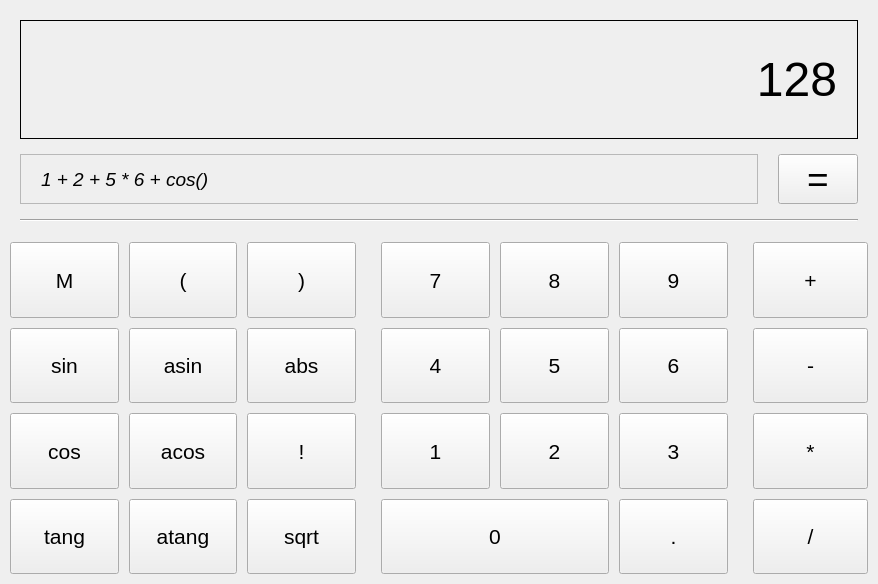
<?xml version="1.0" encoding="UTF-8"?>
<ui version="4.0">
 <class>Form</class>
 <widget class="QWidget" name="Form">
  <property name="windowModality">
   <enum>Qt::NonModal</enum>
  </property>
  <property name="enabled">
   <bool>true</bool>
  </property>
  <property name="geometry">
   <rect>
    <x>0</x>
    <y>0</y>
    <width>878</width>
    <height>584</height>
   </rect>
  </property>
  <property name="sizePolicy">
   <sizepolicy hsizetype="Preferred" vsizetype="Preferred">
    <horstretch>0</horstretch>
    <verstretch>0</verstretch>
   </sizepolicy>
  </property>
  <property name="font">
   <font>
    <pointsize>14</pointsize>
    <italic>false</italic>
   </font>
  </property>
  <property name="windowTitle">
   <string>Calculator - IVS</string>
  </property>
  <layout class="QGridLayout" name="gridLayout_6">
   <property name="leftMargin">
    <number>10</number>
   </property>
   <property name="topMargin">
    <number>10</number>
   </property>
   <property name="rightMargin">
    <number>10</number>
   </property>
   <property name="bottomMargin">
    <number>10</number>
   </property>
   <property name="spacing">
    <number>0</number>
   </property>
   <item row="0" column="0">
    <layout class="QGridLayout" name="gridLayout" rowstretch="2,3" columnstretch="3,3,1">
     <property name="leftMargin">
      <number>0</number>
     </property>
     <property name="topMargin">
      <number>0</number>
     </property>
     <property name="rightMargin">
      <number>0</number>
     </property>
     <property name="bottomMargin">
      <number>0</number>
     </property>
     <property name="horizontalSpacing">
      <number>25</number>
     </property>
     <property name="verticalSpacing">
      <number>10</number>
     </property>
     <item row="1" column="1">
      <layout class="QGridLayout" name="gridLayout_3">
       <property name="spacing">
        <number>10</number>
       </property>
       <item row="1" column="0">
        <widget class="QPushButton" name="pushButton_22">
         <property name="sizePolicy">
          <sizepolicy hsizetype="Expanding" vsizetype="Expanding">
           <horstretch>0</horstretch>
           <verstretch>0</verstretch>
          </sizepolicy>
         </property>
         <property name="font">
          <font>
           <pointsize>16</pointsize>
           <italic>false</italic>
          </font>
         </property>
         <property name="text">
          <string>4</string>
         </property>
        </widget>
       </item>
       <item row="0" column="1">
        <widget class="QPushButton" name="pushButton_14">
         <property name="sizePolicy">
          <sizepolicy hsizetype="Expanding" vsizetype="Expanding">
           <horstretch>0</horstretch>
           <verstretch>0</verstretch>
          </sizepolicy>
         </property>
         <property name="font">
          <font>
           <pointsize>16</pointsize>
           <italic>false</italic>
          </font>
         </property>
         <property name="text">
          <string>8</string>
         </property>
        </widget>
       </item>
       <item row="0" column="2">
        <widget class="QPushButton" name="pushButton_15">
         <property name="sizePolicy">
          <sizepolicy hsizetype="Expanding" vsizetype="Expanding">
           <horstretch>0</horstretch>
           <verstretch>0</verstretch>
          </sizepolicy>
         </property>
         <property name="font">
          <font>
           <pointsize>16</pointsize>
           <italic>false</italic>
          </font>
         </property>
         <property name="text">
          <string>9</string>
         </property>
        </widget>
       </item>
       <item row="1" column="1">
        <widget class="QPushButton" name="pushButton_17">
         <property name="sizePolicy">
          <sizepolicy hsizetype="Expanding" vsizetype="Expanding">
           <horstretch>0</horstretch>
           <verstretch>0</verstretch>
          </sizepolicy>
         </property>
         <property name="font">
          <font>
           <pointsize>16</pointsize>
           <italic>false</italic>
          </font>
         </property>
         <property name="text">
          <string>5</string>
         </property>
        </widget>
       </item>
       <item row="0" column="0">
        <widget class="QPushButton" name="pushButton_13">
         <property name="sizePolicy">
          <sizepolicy hsizetype="Expanding" vsizetype="Expanding">
           <horstretch>0</horstretch>
           <verstretch>0</verstretch>
          </sizepolicy>
         </property>
         <property name="font">
          <font>
           <pointsize>16</pointsize>
           <italic>false</italic>
          </font>
         </property>
         <property name="text">
          <string>7</string>
         </property>
        </widget>
       </item>
       <item row="2" column="0">
        <widget class="QPushButton" name="pushButton_25">
         <property name="sizePolicy">
          <sizepolicy hsizetype="Expanding" vsizetype="Expanding">
           <horstretch>0</horstretch>
           <verstretch>0</verstretch>
          </sizepolicy>
         </property>
         <property name="font">
          <font>
           <pointsize>16</pointsize>
           <italic>false</italic>
          </font>
         </property>
         <property name="text">
          <string>1</string>
         </property>
        </widget>
       </item>
       <item row="2" column="1">
        <widget class="QPushButton" name="pushButton_23">
         <property name="sizePolicy">
          <sizepolicy hsizetype="Expanding" vsizetype="Expanding">
           <horstretch>0</horstretch>
           <verstretch>0</verstretch>
          </sizepolicy>
         </property>
         <property name="font">
          <font>
           <pointsize>16</pointsize>
           <italic>false</italic>
          </font>
         </property>
         <property name="text">
          <string>2</string>
         </property>
        </widget>
       </item>
       <item row="3" column="2">
        <widget class="QPushButton" name="pushButton_29">
         <property name="sizePolicy">
          <sizepolicy hsizetype="Expanding" vsizetype="Expanding">
           <horstretch>0</horstretch>
           <verstretch>0</verstretch>
          </sizepolicy>
         </property>
         <property name="font">
          <font>
           <pointsize>16</pointsize>
           <italic>false</italic>
          </font>
         </property>
         <property name="text">
          <string>.</string>
         </property>
        </widget>
       </item>
       <item row="2" column="2">
        <widget class="QPushButton" name="pushButton_28">
         <property name="sizePolicy">
          <sizepolicy hsizetype="Expanding" vsizetype="Expanding">
           <horstretch>0</horstretch>
           <verstretch>0</verstretch>
          </sizepolicy>
         </property>
         <property name="font">
          <font>
           <pointsize>16</pointsize>
           <italic>false</italic>
          </font>
         </property>
         <property name="text">
          <string>3</string>
         </property>
        </widget>
       </item>
       <item row="1" column="2">
        <widget class="QPushButton" name="pushButton_27">
         <property name="sizePolicy">
          <sizepolicy hsizetype="Expanding" vsizetype="Expanding">
           <horstretch>0</horstretch>
           <verstretch>0</verstretch>
          </sizepolicy>
         </property>
         <property name="font">
          <font>
           <pointsize>16</pointsize>
           <italic>false</italic>
          </font>
         </property>
         <property name="text">
          <string>6</string>
         </property>
        </widget>
       </item>
       <item row="3" column="0" colspan="2">
        <widget class="QPushButton" name="pushButton_26">
         <property name="sizePolicy">
          <sizepolicy hsizetype="Expanding" vsizetype="Expanding">
           <horstretch>0</horstretch>
           <verstretch>0</verstretch>
          </sizepolicy>
         </property>
         <property name="font">
          <font>
           <pointsize>16</pointsize>
           <italic>false</italic>
          </font>
         </property>
         <property name="text">
          <string>0</string>
         </property>
        </widget>
       </item>
      </layout>
     </item>
     <item row="1" column="2">
      <layout class="QGridLayout" name="gridLayout_4">
       <property name="spacing">
        <number>10</number>
       </property>
       <item row="2" column="0">
        <widget class="QPushButton" name="pushButton_20">
         <property name="sizePolicy">
          <sizepolicy hsizetype="Expanding" vsizetype="Expanding">
           <horstretch>0</horstretch>
           <verstretch>0</verstretch>
          </sizepolicy>
         </property>
         <property name="font">
          <font>
           <pointsize>16</pointsize>
           <italic>false</italic>
          </font>
         </property>
         <property name="text">
          <string>*</string>
         </property>
        </widget>
       </item>
       <item row="0" column="0">
        <widget class="QPushButton" name="pushButton_18">
         <property name="sizePolicy">
          <sizepolicy hsizetype="Expanding" vsizetype="Expanding">
           <horstretch>0</horstretch>
           <verstretch>0</verstretch>
          </sizepolicy>
         </property>
         <property name="font">
          <font>
           <pointsize>16</pointsize>
           <italic>false</italic>
          </font>
         </property>
         <property name="text">
          <string>+</string>
         </property>
        </widget>
       </item>
       <item row="1" column="0">
        <widget class="QPushButton" name="pushButton_19">
         <property name="sizePolicy">
          <sizepolicy hsizetype="Expanding" vsizetype="Expanding">
           <horstretch>0</horstretch>
           <verstretch>0</verstretch>
          </sizepolicy>
         </property>
         <property name="font">
          <font>
           <pointsize>16</pointsize>
           <italic>false</italic>
          </font>
         </property>
         <property name="text">
          <string>-</string>
         </property>
        </widget>
       </item>
       <item row="3" column="0">
        <widget class="QPushButton" name="pushButton_21">
         <property name="sizePolicy">
          <sizepolicy hsizetype="Expanding" vsizetype="Expanding">
           <horstretch>0</horstretch>
           <verstretch>0</verstretch>
          </sizepolicy>
         </property>
         <property name="font">
          <font>
           <pointsize>16</pointsize>
           <italic>false</italic>
          </font>
         </property>
         <property name="text">
          <string>/</string>
         </property>
        </widget>
       </item>
      </layout>
     </item>
     <item row="1" column="0">
      <layout class="QGridLayout" name="gridLayout_2" columnstretch="0,0,0">
       <property name="spacing">
        <number>10</number>
       </property>
       <item row="0" column="0">
        <widget class="QPushButton" name="pushButton">
         <property name="sizePolicy">
          <sizepolicy hsizetype="Expanding" vsizetype="Expanding">
           <horstretch>0</horstretch>
           <verstretch>0</verstretch>
          </sizepolicy>
         </property>
         <property name="font">
          <font>
           <pointsize>16</pointsize>
           <italic>false</italic>
          </font>
         </property>
         <property name="text">
          <string>M</string>
         </property>
        </widget>
       </item>
       <item row="0" column="2">
        <widget class="QPushButton" name="pushButton_3">
         <property name="sizePolicy">
          <sizepolicy hsizetype="Expanding" vsizetype="Expanding">
           <horstretch>0</horstretch>
           <verstretch>0</verstretch>
          </sizepolicy>
         </property>
         <property name="font">
          <font>
           <pointsize>16</pointsize>
           <italic>false</italic>
          </font>
         </property>
         <property name="text">
          <string>)</string>
         </property>
        </widget>
       </item>
       <item row="2" column="1">
        <widget class="QPushButton" name="pushButton_7">
         <property name="sizePolicy">
          <sizepolicy hsizetype="Expanding" vsizetype="Expanding">
           <horstretch>0</horstretch>
           <verstretch>0</verstretch>
          </sizepolicy>
         </property>
         <property name="font">
          <font>
           <pointsize>16</pointsize>
           <italic>false</italic>
          </font>
         </property>
         <property name="text">
          <string>acos</string>
         </property>
        </widget>
       </item>
       <item row="1" column="0">
        <widget class="QPushButton" name="pushButton_4">
         <property name="sizePolicy">
          <sizepolicy hsizetype="Expanding" vsizetype="Expanding">
           <horstretch>0</horstretch>
           <verstretch>0</verstretch>
          </sizepolicy>
         </property>
         <property name="font">
          <font>
           <pointsize>16</pointsize>
           <italic>false</italic>
          </font>
         </property>
         <property name="text">
          <string>sin</string>
         </property>
        </widget>
       </item>
       <item row="1" column="2">
        <widget class="QPushButton" name="pushButton_6">
         <property name="sizePolicy">
          <sizepolicy hsizetype="Expanding" vsizetype="Expanding">
           <horstretch>0</horstretch>
           <verstretch>0</verstretch>
          </sizepolicy>
         </property>
         <property name="font">
          <font>
           <pointsize>16</pointsize>
           <italic>false</italic>
          </font>
         </property>
         <property name="text">
          <string>abs</string>
         </property>
        </widget>
       </item>
       <item row="1" column="1">
        <widget class="QPushButton" name="pushButton_5">
         <property name="sizePolicy">
          <sizepolicy hsizetype="Expanding" vsizetype="Expanding">
           <horstretch>0</horstretch>
           <verstretch>0</verstretch>
          </sizepolicy>
         </property>
         <property name="font">
          <font>
           <pointsize>16</pointsize>
           <italic>false</italic>
          </font>
         </property>
         <property name="text">
          <string>asin</string>
         </property>
        </widget>
       </item>
       <item row="0" column="1">
        <widget class="QPushButton" name="pushButton_2">
         <property name="sizePolicy">
          <sizepolicy hsizetype="Expanding" vsizetype="Expanding">
           <horstretch>0</horstretch>
           <verstretch>0</verstretch>
          </sizepolicy>
         </property>
         <property name="font">
          <font>
           <pointsize>16</pointsize>
           <italic>false</italic>
          </font>
         </property>
         <property name="text">
          <string>(</string>
         </property>
        </widget>
       </item>
       <item row="3" column="1">
        <widget class="QPushButton" name="pushButton_8">
         <property name="sizePolicy">
          <sizepolicy hsizetype="Expanding" vsizetype="Expanding">
           <horstretch>0</horstretch>
           <verstretch>0</verstretch>
          </sizepolicy>
         </property>
         <property name="font">
          <font>
           <pointsize>16</pointsize>
           <italic>false</italic>
          </font>
         </property>
         <property name="text">
          <string>atang</string>
         </property>
        </widget>
       </item>
       <item row="2" column="0">
        <widget class="QPushButton" name="pushButton_9">
         <property name="sizePolicy">
          <sizepolicy hsizetype="Expanding" vsizetype="Expanding">
           <horstretch>0</horstretch>
           <verstretch>0</verstretch>
          </sizepolicy>
         </property>
         <property name="font">
          <font>
           <pointsize>16</pointsize>
           <italic>false</italic>
          </font>
         </property>
         <property name="text">
          <string>cos</string>
         </property>
        </widget>
       </item>
       <item row="2" column="2">
        <widget class="QPushButton" name="pushButton_10">
         <property name="sizePolicy">
          <sizepolicy hsizetype="Expanding" vsizetype="Expanding">
           <horstretch>0</horstretch>
           <verstretch>0</verstretch>
          </sizepolicy>
         </property>
         <property name="font">
          <font>
           <pointsize>16</pointsize>
           <italic>false</italic>
          </font>
         </property>
         <property name="text">
          <string>!</string>
         </property>
        </widget>
       </item>
       <item row="3" column="0">
        <widget class="QPushButton" name="pushButton_11">
         <property name="sizePolicy">
          <sizepolicy hsizetype="Expanding" vsizetype="Expanding">
           <horstretch>0</horstretch>
           <verstretch>0</verstretch>
          </sizepolicy>
         </property>
         <property name="font">
          <font>
           <pointsize>16</pointsize>
           <italic>false</italic>
          </font>
         </property>
         <property name="text">
          <string>tang</string>
         </property>
        </widget>
       </item>
       <item row="3" column="2">
        <widget class="QPushButton" name="pushButton_12">
         <property name="sizePolicy">
          <sizepolicy hsizetype="Expanding" vsizetype="Expanding">
           <horstretch>0</horstretch>
           <verstretch>0</verstretch>
          </sizepolicy>
         </property>
         <property name="font">
          <font>
           <pointsize>16</pointsize>
           <italic>false</italic>
          </font>
         </property>
         <property name="text">
          <string>sqrt</string>
         </property>
        </widget>
       </item>
      </layout>
     </item>
     <item row="0" column="0" colspan="3">
      <layout class="QGridLayout" name="gridLayout_5" rowstretch="5,0,0" columnstretch="5,0">
       <property name="sizeConstraint">
        <enum>QLayout::SetDefaultConstraint</enum>
       </property>
       <property name="leftMargin">
        <number>10</number>
       </property>
       <property name="topMargin">
        <number>10</number>
       </property>
       <property name="rightMargin">
        <number>10</number>
       </property>
       <property name="bottomMargin">
        <number>10</number>
       </property>
       <property name="horizontalSpacing">
        <number>20</number>
       </property>
       <property name="verticalSpacing">
        <number>15</number>
       </property>
       <item row="2" column="0" colspan="2">
        <widget class="Line" name="line_2">
         <property name="orientation">
          <enum>Qt::Horizontal</enum>
         </property>
        </widget>
       </item>
       <item row="1" column="1">
        <widget class="QPushButton" name="pushButton_16">
         <property name="sizePolicy">
          <sizepolicy hsizetype="Preferred" vsizetype="Preferred">
           <horstretch>0</horstretch>
           <verstretch>0</verstretch>
          </sizepolicy>
         </property>
         <property name="font">
          <font>
           <pointsize>28</pointsize>
           <weight>50</weight>
           <italic>false</italic>
           <bold>false</bold>
          </font>
         </property>
         <property name="text">
          <string>=</string>
         </property>
        </widget>
       </item>
       <item row="1" column="0">
        <widget class="QLabel" name="label_2">
         <property name="sizePolicy">
          <sizepolicy hsizetype="Preferred" vsizetype="Preferred">
           <horstretch>0</horstretch>
           <verstretch>0</verstretch>
          </sizepolicy>
         </property>
         <property name="font">
          <font>
           <pointsize>14</pointsize>
           <italic>true</italic>
          </font>
         </property>
         <property name="frameShape">
          <enum>QFrame::StyledPanel</enum>
         </property>
         <property name="frameShadow">
          <enum>QFrame::Plain</enum>
         </property>
         <property name="text">
          <string>1 + 2 + 5 * 6 + cos()</string>
         </property>
         <property name="alignment">
          <set>Qt::AlignLeading|Qt::AlignLeft|Qt::AlignVCenter</set>
         </property>
         <property name="wordWrap">
          <bool>false</bool>
         </property>
         <property name="margin">
          <number>10</number>
         </property>
         <property name="indent">
          <number>20</number>
         </property>
        </widget>
       </item>
       <item row="0" column="0" colspan="2">
        <widget class="QLabel" name="label">
         <property name="sizePolicy">
          <sizepolicy hsizetype="Minimum" vsizetype="Preferred">
           <horstretch>0</horstretch>
           <verstretch>0</verstretch>
          </sizepolicy>
         </property>
         <property name="font">
          <font>
           <pointsize>36</pointsize>
           <italic>false</italic>
          </font>
         </property>
         <property name="mouseTracking">
          <bool>true</bool>
         </property>
         <property name="frameShape">
          <enum>QFrame::Box</enum>
         </property>
         <property name="frameShadow">
          <enum>QFrame::Plain</enum>
         </property>
         <property name="lineWidth">
          <number>1</number>
         </property>
         <property name="midLineWidth">
          <number>0</number>
         </property>
         <property name="text">
          <string>128</string>
         </property>
         <property name="textFormat">
          <enum>Qt::AutoText</enum>
         </property>
         <property name="alignment">
          <set>Qt::AlignRight|Qt::AlignTrailing|Qt::AlignVCenter</set>
         </property>
         <property name="indent">
          <number>20</number>
         </property>
        </widget>
       </item>
      </layout>
     </item>
    </layout>
   </item>
  </layout>
 </widget>
 <resources/>
 <connections/>
</ui>
